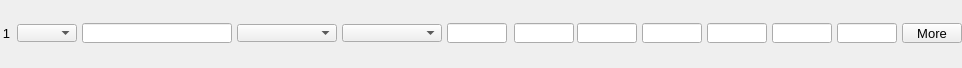
    <widget class="PyDMFrame" name="composite">
      <property name="geometry">
        <rect>
          <x>8</x>
          <y>86</y>
          <width>962</width>
          <height>68</height>
        </rect>
      </property>
      <widget class="PyDMEnumComboBox" name="menu">
        <property name="geometry">
          <rect>
            <x>17</x>
            <y>24</y>
            <width>60</width>
            <height>18</height>
          </rect>
        </property>
        <property name="toolTip">
          <string>${P}${O1}Use</string>
        </property>
        <property name="channel" stdset="0">
          <string>ca://${P}${O1}Use</string>
        </property>
        <property name="font" stdset="0">
          <font>
            <pointsize>10</pointsize>
          </font>
        </property>
        <property name="styleSheet">
          <string notr="true">PyDMEnumComboBox#menu {
  color: rgb(0, 0, 0);
  background-color: rgb(115, 223, 255);
  }</string>
        </property>
      </widget>
      <widget class="PyDMLabel" name="text_update">
        <property name="geometry">
          <rect>
            <x>17</x>
            <y>0</y>
            <width>60</width>
            <height>18</height>
          </rect>
        </property>
        <property name="toolTip">
          <string>PV: ${P}${O1}Use_RBV</string>
        </property>
        <property name="channel" stdset="0">
          <string>ca://${P}${O1}Use_RBV</string>
        </property>
        <property name="font" stdset="0">
          <font>
            <pointsize>10</pointsize>
          </font>
        </property>
        <property name="alignment">
          <set>Qt::AlignCenter</set>
        </property>
        <property name="textInteractionFlags">
          <set>Qt::TextSelectableByKeyboard|Qt::TextSelectableByMouse</set>
        </property>
        <property name="styleSheet">
          <string notr="true">PyDMLabel#text_update {
  color: rgb(10, 0, 184);
  background-color: rgb(70, 70, 70);
  }</string>
        </property>
      </widget>
      <widget class="PyDMLineEdit" name="text_entry">
        <property name="geometry">
          <rect>
            <x>82</x>
            <y>23</y>
            <width>150</width>
            <height>20</height>
          </rect>
        </property>
        <property name="channel" stdset="0">
          <string>ca://${P}${O1}Name</string>
        </property>
        <property name="toolTip">
          <string>${P}${O1}Name</string>
        </property>
        <property name="font" stdset="0">
          <font>
            <pointsize>10</pointsize>
          </font>
        </property>
        <property name="styleSheet">
          <string notr="true">PyDMLineEdit#text_entry {
  color: rgb(0, 0, 0);
  background-color: rgb(115, 223, 255);
  border: 1px solid black;
  margin: 0px;
  padding: 0px;
  spacing: 0px;
  }</string>
        </property>
      </widget>
      <widget class="PyDMLabel" name="text_update_1">
        <property name="geometry">
          <rect>
            <x>82</x>
            <y>0</y>
            <width>150</width>
            <height>18</height>
          </rect>
        </property>
        <property name="toolTip">
          <string>PV: ${P}${O1}Name_RBV</string>
        </property>
        <property name="channel" stdset="0">
          <string>ca://${P}${O1}Name_RBV</string>
        </property>
        <property name="font" stdset="0">
          <font>
            <pointsize>10</pointsize>
          </font>
        </property>
        <property name="alignment">
          <set>Qt::AlignCenter</set>
        </property>
        <property name="textInteractionFlags">
          <set>Qt::TextSelectableByKeyboard|Qt::TextSelectableByMouse</set>
        </property>
        <property name="styleSheet">
          <string notr="true">PyDMLabel#text_update_1 {
  color: rgb(10, 0, 184);
  background-color: rgb(187, 187, 187);
  }</string>
        </property>
      </widget>
      <widget class="PyDMEnumComboBox" name="menu_1">
        <property name="geometry">
          <rect>
            <x>237</x>
            <y>24</y>
            <width>100</width>
            <height>18</height>
          </rect>
        </property>
        <property name="toolTip">
          <string>${P}${O1}Shape</string>
        </property>
        <property name="channel" stdset="0">
          <string>ca://${P}${O1}Shape</string>
        </property>
        <property name="font" stdset="0">
          <font>
            <pointsize>10</pointsize>
          </font>
        </property>
        <property name="styleSheet">
          <string notr="true">PyDMEnumComboBox#menu_1 {
  color: rgb(0, 0, 0);
  background-color: rgb(115, 223, 255);
  }</string>
        </property>
      </widget>
      <widget class="PyDMLabel" name="text_update_2">
        <property name="geometry">
          <rect>
            <x>237</x>
            <y>0</y>
            <width>100</width>
            <height>18</height>
          </rect>
        </property>
        <property name="toolTip">
          <string>PV: ${P}${O1}Shape_RBV</string>
        </property>
        <property name="channel" stdset="0">
          <string>ca://${P}${O1}Shape_RBV</string>
        </property>
        <property name="font" stdset="0">
          <font>
            <pointsize>10</pointsize>
          </font>
        </property>
        <property name="alignment">
          <set>Qt::AlignCenter</set>
        </property>
        <property name="textInteractionFlags">
          <set>Qt::TextSelectableByKeyboard|Qt::TextSelectableByMouse</set>
        </property>
        <property name="styleSheet">
          <string notr="true">PyDMLabel#text_update_2 {
  color: rgb(10, 0, 184);
  background-color: rgb(187, 187, 187);
  }</string>
        </property>
      </widget>
      <widget class="PyDMEnumComboBox" name="menu_2">
        <property name="geometry">
          <rect>
            <x>342</x>
            <y>24</y>
            <width>100</width>
            <height>18</height>
          </rect>
        </property>
        <property name="toolTip">
          <string>${P}${O1}DrawMode</string>
        </property>
        <property name="channel" stdset="0">
          <string>ca://${P}${O1}DrawMode</string>
        </property>
        <property name="font" stdset="0">
          <font>
            <pointsize>10</pointsize>
          </font>
        </property>
        <property name="styleSheet">
          <string notr="true">PyDMEnumComboBox#menu_2 {
  color: rgb(0, 0, 0);
  background-color: rgb(115, 223, 255);
  }</string>
        </property>
      </widget>
      <widget class="PyDMLabel" name="text_update_3">
        <property name="geometry">
          <rect>
            <x>342</x>
            <y>0</y>
            <width>100</width>
            <height>18</height>
          </rect>
        </property>
        <property name="toolTip">
          <string>PV: ${P}${O1}DrawMode_RBV</string>
        </property>
        <property name="channel" stdset="0">
          <string>ca://${P}${O1}DrawMode_RBV</string>
        </property>
        <property name="font" stdset="0">
          <font>
            <pointsize>10</pointsize>
          </font>
        </property>
        <property name="alignment">
          <set>Qt::AlignCenter</set>
        </property>
        <property name="textInteractionFlags">
          <set>Qt::TextSelectableByKeyboard|Qt::TextSelectableByMouse</set>
        </property>
        <property name="styleSheet">
          <string notr="true">PyDMLabel#text_update_3 {
  color: rgb(10, 0, 184);
  background-color: rgb(187, 187, 187);
  }</string>
        </property>
      </widget>
      <widget class="PyDMLineEdit" name="text_entry_1">
        <property name="geometry">
          <rect>
            <x>514</x>
            <y>23</y>
            <width>60</width>
            <height>20</height>
          </rect>
        </property>
        <property name="channel" stdset="0">
          <string>ca://${P}${O1}Green</string>
        </property>
        <property name="toolTip">
          <string>${P}${O1}Green</string>
        </property>
        <property name="font" stdset="0">
          <font>
            <pointsize>10</pointsize>
          </font>
        </property>
        <property name="styleSheet">
          <string notr="true">PyDMLineEdit#text_entry_1 {
  color: rgb(0, 0, 0);
  background-color: rgb(115, 223, 255);
  border: 1px solid black;
  margin: 0px;
  padding: 0px;
  spacing: 0px;
  }</string>
        </property>
      </widget>
      <widget class="PyDMLabel" name="text_update_4">
        <property name="geometry">
          <rect>
            <x>514</x>
            <y>0</y>
            <width>60</width>
            <height>18</height>
          </rect>
        </property>
        <property name="toolTip">
          <string>PV: ${P}${O1}Green_RBV</string>
        </property>
        <property name="channel" stdset="0">
          <string>ca://${P}${O1}Green_RBV</string>
        </property>
        <property name="font" stdset="0">
          <font>
            <pointsize>10</pointsize>
          </font>
        </property>
        <property name="alignment">
          <set>Qt::AlignCenter</set>
        </property>
        <property name="textInteractionFlags">
          <set>Qt::TextSelectableByKeyboard|Qt::TextSelectableByMouse</set>
        </property>
        <property name="styleSheet">
          <string notr="true">PyDMLabel#text_update_4 {
  color: rgb(10, 0, 184);
  background-color: rgb(187, 187, 187);
  }</string>
        </property>
      </widget>
      <widget class="PyDMLineEdit" name="text_entry_2">
        <property name="geometry">
          <rect>
            <x>577</x>
            <y>23</y>
            <width>60</width>
            <height>20</height>
          </rect>
        </property>
        <property name="channel" stdset="0">
          <string>ca://${P}${O1}Blue</string>
        </property>
        <property name="toolTip">
          <string>${P}${O1}Blue</string>
        </property>
        <property name="font" stdset="0">
          <font>
            <pointsize>10</pointsize>
          </font>
        </property>
        <property name="styleSheet">
          <string notr="true">PyDMLineEdit#text_entry_2 {
  color: rgb(0, 0, 0);
  background-color: rgb(115, 223, 255);
  border: 1px solid black;
  margin: 0px;
  padding: 0px;
  spacing: 0px;
  }</string>
        </property>
      </widget>
      <widget class="PyDMLabel" name="text_update_5">
        <property name="geometry">
          <rect>
            <x>577</x>
            <y>0</y>
            <width>60</width>
            <height>18</height>
          </rect>
        </property>
        <property name="toolTip">
          <string>PV: ${P}${O1}Blue_RBV</string>
        </property>
        <property name="channel" stdset="0">
          <string>ca://${P}${O1}Blue_RBV</string>
        </property>
        <property name="font" stdset="0">
          <font>
            <pointsize>10</pointsize>
          </font>
        </property>
        <property name="alignment">
          <set>Qt::AlignCenter</set>
        </property>
        <property name="textInteractionFlags">
          <set>Qt::TextSelectableByKeyboard|Qt::TextSelectableByMouse</set>
        </property>
        <property name="styleSheet">
          <string notr="true">PyDMLabel#text_update_5 {
  color: rgb(10, 0, 184);
  background-color: rgb(187, 187, 187);
  }</string>
        </property>
      </widget>
      <widget class="PyDMSlider" name="valuator">
        <property name="geometry">
          <rect>
            <x>642</x>
            <y>48</y>
            <width>60</width>
            <height>20</height>
          </rect>
        </property>
        <property name="channel" stdset="0">
          <string>ca://${P}${O1}PositionX</string>
        </property>
        <property name="toolTip">
          <string>${P}${O1}PositionX</string>
        </property>
        <property name="orientation" stdset="0">
          <string>Qt::Horizontal</string>
        </property>
        <property name="showLimitLabels" stdset="0">
          <bool>true</bool>
        </property>
        <property name="showValueLabel" stdset="0">
          <bool>false</bool>
        </property>
        <property name="showUnits" stdset="0">
          <bool>false</bool>
        </property>
        <property name="tickPosition" stdset="0">
          <enum>QSlider::NoTicks</enum>
        </property>
        <property name="precision" stdset="0">
          <number>1</number>
        </property>
        <property name="styleSheet">
          <string notr="true">PyDMSlider#valuator {
  color: rgb(0, 0, 0);
  background-color: rgb(115, 223, 255);
  }</string>
        </property>
      </widget>
      <widget class="PyDMLineEdit" name="text_entry_3">
        <property name="geometry">
          <rect>
            <x>642</x>
            <y>23</y>
            <width>60</width>
            <height>20</height>
          </rect>
        </property>
        <property name="channel" stdset="0">
          <string>ca://${P}${O1}PositionX</string>
        </property>
        <property name="toolTip">
          <string>${P}${O1}PositionX</string>
        </property>
        <property name="font" stdset="0">
          <font>
            <pointsize>10</pointsize>
          </font>
        </property>
        <property name="styleSheet">
          <string notr="true">PyDMLineEdit#text_entry_3 {
  color: rgb(0, 0, 0);
  background-color: rgb(115, 223, 255);
  border: 1px solid black;
  margin: 0px;
  padding: 0px;
  spacing: 0px;
  }</string>
        </property>
      </widget>
      <widget class="PyDMLabel" name="text_update_6">
        <property name="geometry">
          <rect>
            <x>642</x>
            <y>0</y>
            <width>60</width>
            <height>18</height>
          </rect>
        </property>
        <property name="toolTip">
          <string>PV: ${P}${O1}PositionX_RBV</string>
        </property>
        <property name="channel" stdset="0">
          <string>ca://${P}${O1}PositionX_RBV</string>
        </property>
        <property name="font" stdset="0">
          <font>
            <pointsize>10</pointsize>
          </font>
        </property>
        <property name="alignment">
          <set>Qt::AlignCenter</set>
        </property>
        <property name="textInteractionFlags">
          <set>Qt::TextSelectableByKeyboard|Qt::TextSelectableByMouse</set>
        </property>
        <property name="styleSheet">
          <string notr="true">PyDMLabel#text_update_6 {
  color: rgb(10, 0, 184);
  background-color: rgb(187, 187, 187);
  }</string>
        </property>
      </widget>
      <widget class="PyDMSlider" name="valuator_1">
        <property name="geometry">
          <rect>
            <x>707</x>
            <y>48</y>
            <width>60</width>
            <height>20</height>
          </rect>
        </property>
        <property name="channel" stdset="0">
          <string>ca://${P}${O1}SizeX</string>
        </property>
        <property name="toolTip">
          <string>${P}${O1}SizeX</string>
        </property>
        <property name="orientation" stdset="0">
          <string>Qt::Horizontal</string>
        </property>
        <property name="showLimitLabels" stdset="0">
          <bool>true</bool>
        </property>
        <property name="showValueLabel" stdset="0">
          <bool>false</bool>
        </property>
        <property name="showUnits" stdset="0">
          <bool>false</bool>
        </property>
        <property name="tickPosition" stdset="0">
          <enum>QSlider::NoTicks</enum>
        </property>
        <property name="precision" stdset="0">
          <number>1</number>
        </property>
        <property name="styleSheet">
          <string notr="true">PyDMSlider#valuator_1 {
  color: rgb(0, 0, 0);
  background-color: rgb(115, 223, 255);
  }</string>
        </property>
      </widget>
      <widget class="PyDMLineEdit" name="text_entry_4">
        <property name="geometry">
          <rect>
            <x>707</x>
            <y>23</y>
            <width>60</width>
            <height>20</height>
          </rect>
        </property>
        <property name="channel" stdset="0">
          <string>ca://${P}${O1}SizeX</string>
        </property>
        <property name="toolTip">
          <string>${P}${O1}SizeX</string>
        </property>
        <property name="font" stdset="0">
          <font>
            <pointsize>10</pointsize>
          </font>
        </property>
        <property name="styleSheet">
          <string notr="true">PyDMLineEdit#text_entry_4 {
  color: rgb(0, 0, 0);
  background-color: rgb(115, 223, 255);
  border: 1px solid black;
  margin: 0px;
  padding: 0px;
  spacing: 0px;
  }</string>
        </property>
      </widget>
      <widget class="PyDMLabel" name="text_update_7">
        <property name="geometry">
          <rect>
            <x>707</x>
            <y>0</y>
            <width>60</width>
            <height>18</height>
          </rect>
        </property>
        <property name="toolTip">
          <string>PV: ${P}${O1}SizeX_RBV</string>
        </property>
        <property name="channel" stdset="0">
          <string>ca://${P}${O1}SizeX_RBV</string>
        </property>
        <property name="font" stdset="0">
          <font>
            <pointsize>10</pointsize>
          </font>
        </property>
        <property name="alignment">
          <set>Qt::AlignCenter</set>
        </property>
        <property name="textInteractionFlags">
          <set>Qt::TextSelectableByKeyboard|Qt::TextSelectableByMouse</set>
        </property>
        <property name="styleSheet">
          <string notr="true">PyDMLabel#text_update_7 {
  color: rgb(10, 0, 184);
  background-color: rgb(187, 187, 187);
  }</string>
        </property>
      </widget>
      <widget class="PyDMSlider" name="valuator_2">
        <property name="geometry">
          <rect>
            <x>772</x>
            <y>48</y>
            <width>60</width>
            <height>20</height>
          </rect>
        </property>
        <property name="channel" stdset="0">
          <string>ca://${P}${O1}PositionY</string>
        </property>
        <property name="toolTip">
          <string>${P}${O1}PositionY</string>
        </property>
        <property name="orientation" stdset="0">
          <string>Qt::Horizontal</string>
        </property>
        <property name="showLimitLabels" stdset="0">
          <bool>true</bool>
        </property>
        <property name="showValueLabel" stdset="0">
          <bool>false</bool>
        </property>
        <property name="showUnits" stdset="0">
          <bool>false</bool>
        </property>
        <property name="tickPosition" stdset="0">
          <enum>QSlider::NoTicks</enum>
        </property>
        <property name="precision" stdset="0">
          <number>1</number>
        </property>
        <property name="styleSheet">
          <string notr="true">PyDMSlider#valuator_2 {
  color: rgb(0, 0, 0);
  background-color: rgb(115, 223, 255);
  }</string>
        </property>
      </widget>
      <widget class="PyDMLineEdit" name="text_entry_5">
        <property name="geometry">
          <rect>
            <x>772</x>
            <y>23</y>
            <width>60</width>
            <height>20</height>
          </rect>
        </property>
        <property name="channel" stdset="0">
          <string>ca://${P}${O1}PositionY</string>
        </property>
        <property name="toolTip">
          <string>${P}${O1}PositionY</string>
        </property>
        <property name="font" stdset="0">
          <font>
            <pointsize>10</pointsize>
          </font>
        </property>
        <property name="styleSheet">
          <string notr="true">PyDMLineEdit#text_entry_5 {
  color: rgb(0, 0, 0);
  background-color: rgb(115, 223, 255);
  border: 1px solid black;
  margin: 0px;
  padding: 0px;
  spacing: 0px;
  }</string>
        </property>
      </widget>
      <widget class="PyDMLabel" name="text_update_8">
        <property name="geometry">
          <rect>
            <x>772</x>
            <y>0</y>
            <width>60</width>
            <height>18</height>
          </rect>
        </property>
        <property name="toolTip">
          <string>PV: ${P}${O1}PositionY_RBV</string>
        </property>
        <property name="channel" stdset="0">
          <string>ca://${P}${O1}PositionY_RBV</string>
        </property>
        <property name="font" stdset="0">
          <font>
            <pointsize>10</pointsize>
          </font>
        </property>
        <property name="alignment">
          <set>Qt::AlignCenter</set>
        </property>
        <property name="textInteractionFlags">
          <set>Qt::TextSelectableByKeyboard|Qt::TextSelectableByMouse</set>
        </property>
        <property name="styleSheet">
          <string notr="true">PyDMLabel#text_update_8 {
  color: rgb(10, 0, 184);
  background-color: rgb(187, 187, 187);
  }</string>
        </property>
      </widget>
      <widget class="PyDMSlider" name="valuator_3">
        <property name="geometry">
          <rect>
            <x>837</x>
            <y>48</y>
            <width>60</width>
            <height>20</height>
          </rect>
        </property>
        <property name="channel" stdset="0">
          <string>ca://${P}${O1}SizeY</string>
        </property>
        <property name="toolTip">
          <string>${P}${O1}SizeY</string>
        </property>
        <property name="orientation" stdset="0">
          <string>Qt::Horizontal</string>
        </property>
        <property name="showLimitLabels" stdset="0">
          <bool>true</bool>
        </property>
        <property name="showValueLabel" stdset="0">
          <bool>false</bool>
        </property>
        <property name="showUnits" stdset="0">
          <bool>false</bool>
        </property>
        <property name="tickPosition" stdset="0">
          <enum>QSlider::NoTicks</enum>
        </property>
        <property name="precision" stdset="0">
          <number>1</number>
        </property>
        <property name="styleSheet">
          <string notr="true">PyDMSlider#valuator_3 {
  color: rgb(0, 0, 0);
  background-color: rgb(115, 223, 255);
  }</string>
        </property>
      </widget>
      <widget class="PyDMLineEdit" name="text_entry_6">
        <property name="geometry">
          <rect>
            <x>837</x>
            <y>23</y>
            <width>60</width>
            <height>20</height>
          </rect>
        </property>
        <property name="channel" stdset="0">
          <string>ca://${P}${O1}SizeY</string>
        </property>
        <property name="toolTip">
          <string>${P}${O1}SizeY</string>
        </property>
        <property name="font" stdset="0">
          <font>
            <pointsize>10</pointsize>
          </font>
        </property>
        <property name="styleSheet">
          <string notr="true">PyDMLineEdit#text_entry_6 {
  color: rgb(0, 0, 0);
  background-color: rgb(115, 223, 255);
  border: 1px solid black;
  margin: 0px;
  padding: 0px;
  spacing: 0px;
  }</string>
        </property>
      </widget>
      <widget class="PyDMLabel" name="text_update_9">
        <property name="geometry">
          <rect>
            <x>837</x>
            <y>0</y>
            <width>60</width>
            <height>18</height>
          </rect>
        </property>
        <property name="toolTip">
          <string>PV: ${P}${O1}SizeY_RBV</string>
        </property>
        <property name="channel" stdset="0">
          <string>ca://${P}${O1}SizeY_RBV</string>
        </property>
        <property name="font" stdset="0">
          <font>
            <pointsize>10</pointsize>
          </font>
        </property>
        <property name="alignment">
          <set>Qt::AlignCenter</set>
        </property>
        <property name="textInteractionFlags">
          <set>Qt::TextSelectableByKeyboard|Qt::TextSelectableByMouse</set>
        </property>
        <property name="styleSheet">
          <string notr="true">PyDMLabel#text_update_9 {
  color: rgb(10, 0, 184);
  background-color: rgb(187, 187, 187);
  }</string>
        </property>
      </widget>
      <widget class="PyDMLineEdit" name="text_entry_7">
        <property name="geometry">
          <rect>
            <x>447</x>
            <y>23</y>
            <width>60</width>
            <height>20</height>
          </rect>
        </property>
        <property name="channel" stdset="0">
          <string>ca://${P}${O1}Red</string>
        </property>
        <property name="toolTip">
          <string>${P}${O1}Red</string>
        </property>
        <property name="font" stdset="0">
          <font>
            <pointsize>10</pointsize>
          </font>
        </property>
        <property name="styleSheet">
          <string notr="true">PyDMLineEdit#text_entry_7 {
  color: rgb(0, 0, 0);
  background-color: rgb(115, 223, 255);
  border: 1px solid black;
  margin: 0px;
  padding: 0px;
  spacing: 0px;
  }</string>
        </property>
      </widget>
      <widget class="PyDMLabel" name="text_update_10">
        <property name="geometry">
          <rect>
            <x>447</x>
            <y>0</y>
            <width>60</width>
            <height>18</height>
          </rect>
        </property>
        <property name="toolTip">
          <string>PV: ${P}${O1}Red_RBV</string>
        </property>
        <property name="channel" stdset="0">
          <string>ca://${P}${O1}Red_RBV</string>
        </property>
        <property name="font" stdset="0">
          <font>
            <pointsize>10</pointsize>
          </font>
        </property>
        <property name="alignment">
          <set>Qt::AlignCenter</set>
        </property>
        <property name="textInteractionFlags">
          <set>Qt::TextSelectableByKeyboard|Qt::TextSelectableByMouse</set>
        </property>
        <property name="styleSheet">
          <string notr="true">PyDMLabel#text_update_10 {
  color: rgb(10, 0, 184);
  background-color: rgb(187, 187, 187);
  }</string>
        </property>
      </widget>
      <widget class="QLabel" name="text_15">
        <property name="geometry">
          <rect>
            <x>0</x>
            <y>23</y>
            <width>10</width>
            <height>20</height>
          </rect>
        </property>
        <property name="text">
          <string>1</string>
        </property>
        <property name="font" stdset="0">
          <font>
            <pointsize>10</pointsize>
          </font>
        </property>
        <property name="brush" stdset="0">
          <brush brushstyle="SolidPattern">
            <color alpha="255">
              <red>0</red>
              <green>0</green>
              <blue>0</blue>
            </color>
          </brush>
        </property>
        <property name="toolTip">
          <string>text_15</string>
        </property>
        <property name="alignment">
          <set>Qt::AlignRight|Qt::AlignTrailing|Qt::AlignVCenter</set>
        </property>
        <property name="styleSheet">
          <string notr="true">QLabel#text_15 {
  color: rgb(0, 0, 0);
  }</string>
        </property>
      </widget>
      <widget class="PyDMRelatedDisplayButton" name="related_display">
        <property name="geometry">
          <rect>
            <x>902</x>
            <y>23</y>
            <width>60</width>
            <height>20</height>
          </rect>
        </property>
        <property name="toolTip">
          <string>More</string>
        </property>
        <property name="text">
          <string>More</string>
        </property>
        <property name="showIcon" stdset="0">
          <bool>true</bool>
        </property>
        <property name="font" stdset="0">
          <font>
            <pointsize>10</pointsize>
          </font>
        </property>
        <property name="styleSheet">
          <string notr="true">PyDMRelatedDisplayButton#related_display {
  color: rgb(0, 0, 0);
  background-color: rgb(115, 223, 255);
  }</string>
        </property>
        <property name="titles" stdset="0">
          <stringlist>
            <string>Full Overlay</string>
          </stringlist>
        </property>
        <property name="filenames" stdset="0">
          <stringlist>
            <string>OverlayN_V25.ui</string>
          </stringlist>
        </property>
        <property name="macros" stdset="0">
          <stringlist>
            <string>P=${P}, R=${O1}</string>
          </stringlist>
        </property>
        <property name="openInNewWindow" stdset="0">
          <bool>true</bool>
        </property>
      </widget>
    </widget>
